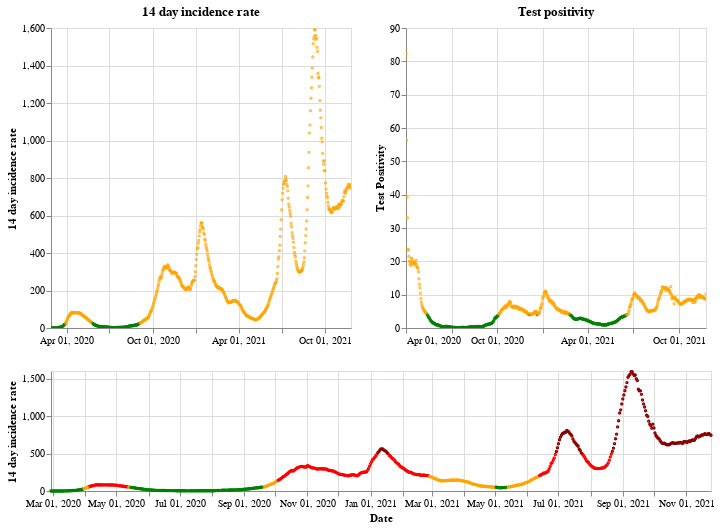

Notebook code cell kept with this figure:
### Markdown cell above
## Scotland

### Code cell
plot_traffic_light('Scotland')

### Figure 1 — Vega-Lite specification as saved in the notebook (floating-point values rounded to 4 significant figures; data arrays with more than 128 entries replaced by an {"elided": "..."} marker saying what was removed)
{"config": {"view": {"continuousWidth": 400, "continuousHeight": 300}}, "vconcat": [{"hconcat": [{"mark": {"type": "point", "size": 2}, "encoding": {"color": {"condition": {"value": "green", "test": "(datum.twoWeeklyCasesRate <= 25)"}, "value": "orange"}, "tooltip": [{"type": "nominal", "field": "areaName"}, {"type": "temporal", "field": "date"}, {"type": "quantitative", "field": "twoWeeklyCasesRate"}, {"type": "quantitative", "field": "testPositivity"}], "x": {"type": "temporal", "axis": {"title": ""}, "field": "date", "scale": {"domain": {"selection": "DateBrush"}}, "timeUnit": "yearmonthdate"}, "y": {"type": "quantitative", "axis": {"title": "14 day incidence rate"}, "field": "twoWeeklyCasesRate"}}, "title": "14 day incidence rate", "width": 300}, {"mark": {"type": "point", "size": 2}, "encoding": {"color": {"condition": {"value": "green", "test": "(datum.testPositivity <= 4)"}, "value": "orange"}, "tooltip": [{"type": "nominal", "field": "areaName"}, {"type": "temporal", "field": "date"}, {"type": "quantitative", "field": "twoWeeklyCasesRate"}, {"type": "quantitative", "field": "testPositivity"}], "x": {"type": "temporal", "axis": {"title": ""}, "field": "date", "scale": {"domain": {"selection": "DateBrush"}}, "timeUnit": "yearmonthdate"}, "y": {"type": "quantitative", "axis": {"title": "Test Positivity"}, "field": "testPositivity"}}, "title": "Test positivity", "width": 300}]}, {"layer": [{"mark": {"type": "point", "size": 2}, "encoding": {"color": {"condition": {"value": "orange", "test": "(((datum.testPositivity < 4) && (datum.twoWeeklyCasesRate >= 50)) && (datum.twoWeeklyCasesRate < 200))"}, "value": "red"}, "opacity": {"condition": {"value": 1, "test": "((datum.twoWeeklyCasesRate >= 50) && (datum.twoWeeklyCasesRate < 500))"}, "value": 0}, "tooltip": [{"type": "nominal", "field": "areaName"}, {"type": "temporal", "field": "date"}, {"type": "quantitative", "field": "twoWeeklyCasesRate"}, {"type": "quantitative", "field": "testPositivity"}], "x": {"type": "temporal", "axis": {"title": "Date"}, "field": "date", "timeUnit": "yearmonthdate"}, "y": {"type": "quantitative", "axis": {"title": "14 day incidence rate"}, "field": "twoWeeklyCasesRate"}}, "selection": {"DateBrush": {"type": "interval", "encodings": ["x"], "fields": ["Time"]}}}, {"mark": {"type": "point", "size": 2}, "encoding": {"color": {"value": "darkred"}, "opacity": {"condition": {"value": 1, "test": "(datum.twoWeeklyCasesRate >= 500)"}, "value": 0}, "tooltip": [{"type": "nominal", "field": "areaName"}, {"type": "temporal", "field": "date"}, {"type": "quantitative", "field": "twoWeeklyCasesRate"}, {"type": "quantitative", "field": "testPositivity"}], "x": {"type": "temporal", "axis": {"title": "Date"}, "field": "date", "timeUnit": "yearmonthdate"}, "y": {"type": "quantitative", "axis": {"title": "14 day incidence rate"}, "field": "twoWeeklyCasesRate"}}}, {"mark": {"type": "point", "size": 2}, "encoding": {"color": {"condition": {"value": "green", "test": "((datum.testPositivity < 4) && (datum.twoWeeklyCasesRate < 50))"}, "value": "orange"}, "opacity": {"condition": {"value": 1, "test": "(datum.twoWeeklyCasesRate < 50)"}, "value": 0}, "tooltip": [{"type": "nominal", "field": "areaName"}, {"type": "temporal", "field": "date"}, {"type": "quantitative", "field": "twoWeeklyCasesRate"}, {"type": "quantitative", "field": "testPositivity"}], "x": {"type": "temporal", "axis": {"title": "Date"}, "field": "date", "timeUnit": "yearmonthdate"}, "y": {"type": "quantitative", "axis": {"title": "14 day incidence rate"}, "field": "twoWeeklyCasesRate"}}}], "height": 120, "width": 660}], "data": {"name": "data-5bdee63365456b7f2ff2be791abca1dc"}, "$schema": "https://vega.github.io/schema/vega-lite/v4.8.1.json", "datasets": {"data-5bdee63365456b7f2ff2be791abca1dc": {"elided": "637 records"}}}
